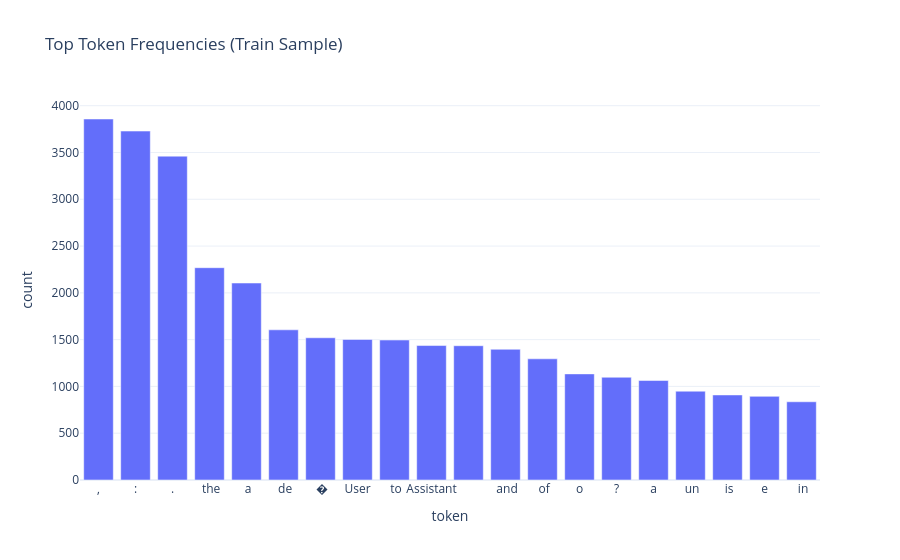

Here is the notebook cell this chart was saved with:
### Code cell
# Top token frequency diagnostics (train split sample)
train_text_sample = [FORMATTED_SPLITS["train"][i]["text"] for i in range(min(1500, len(FORMATTED_SPLITS["train"]))) ]
all_ids = TOKENIZER(train_text_sample, truncation=True, max_length=DEFAULT_CFG.max_length)["input_ids"]
flat_ids = [tid for row in all_ids for tid in row]

freq_series = pd.Series(flat_ids).value_counts().head(20)
freq_df = pd.DataFrame(
    {
        "token_id": freq_series.index,
        "count": freq_series.values,
        "token": [TOKENIZER.decode([int(tid)]) for tid in freq_series.index],
    }
)

fig_top_tokens = px.bar(
    freq_df,
    x="token",
    y="count",
    title="Top Token Frequencies (Train Sample)",
)
fig_top_tokens.update_layout(template="plotly_white")
fig_top_tokens

### Figure 1 — Plotly figure (JSON) as saved in the notebook; plotly's stock layout.template omitted (floating-point values rounded to 4 significant figures)
{"data": [{"hovertemplate": "token=%{x}<br>count=%{y}<extra></extra>", "legendgroup": "", "marker": {"color": "#636efa", "pattern": {"shape": ""}}, "name": "", "orientation": "v", "showlegend": false, "textposition": "auto", "type": "bar", "x": [",", ":", ".", " the", " a", " de", " �", "User", " to", "Assistant", "\n", " and", " of", "o", "?", "a", " un", " is", "е", " in"], "xaxis": "x", "y": [3858, 3729, 3461, 2269, 2105, 1605, 1520, 1502, 1496, 1437, 1435, 1397, 1295, 1134, 1098, 1063, 949, 909, 894, 836], "yaxis": "y"}], "layout": {"barmode": "relative", "legend": {"tracegroupgap": 0}, "title": {"text": "Top Token Frequencies (Train Sample)"}, "xaxis": {"anchor": "y", "domain": [0, 1], "title": {"text": "token"}}, "yaxis": {"anchor": "x", "domain": [0, 1], "title": {"text": "count"}}}}
